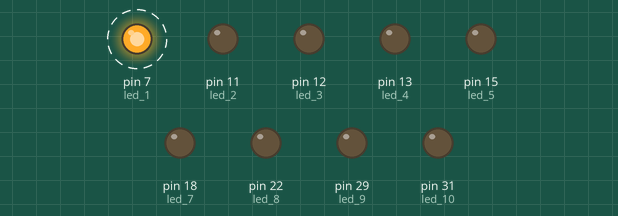
The program below on a simulated Jetson Nano (header pin numbers), started with the argument 1. On the bench: output pins drawn as LEDs (lit = HIGH). Dashed ring = blinking. What the program prints to the terminal is not drawn.

Above: at 0.5 s.
Timing chart, 0 to 4.6 s (numbered marks = the images above):
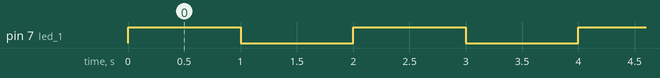

The program:

gpio.py
```python
import Jetson.GPIO as GPIO
import time
import sys

# mode state
signal = sys.argv[1]

#
led_1=7
led_2=11
led_3=12
#
led_4=13
led_5=15
led_6=16   # broken
led_7=18
#
led_8=22
led_9=29
led_10=31

# init gpio
def init():
    GPIO.setwarnings(False)
    GPIO.setmode(GPIO.BOARD)
    GPIO.setup(led_1, GPIO.OUT, initial=GPIO.LOW)
    GPIO.setup(led_2, GPIO.OUT, initial=GPIO.LOW)
    GPIO.setup(led_3, GPIO.OUT, initial=GPIO.LOW)
    GPIO.setup(led_4, GPIO.OUT, initial=GPIO.LOW)
    GPIO.setup(led_5, GPIO.OUT, initial=GPIO.LOW)
    # GPIO.setup(led_6, GPIO.OUT, initial=GPIO.LOW)
    GPIO.setup(led_7, GPIO.OUT, initial=GPIO.LOW)
    GPIO.setup(led_8, GPIO.OUT, initial=GPIO.LOW)
    GPIO.setup(led_9, GPIO.OUT, initial=GPIO.LOW)
    GPIO.setup(led_10, GPIO.OUT, initial=GPIO.LOW)

# less_car
def no_car():
    # close
    GPIO.output(led_2, GPIO.LOW)
    GPIO.output(led_3, GPIO.LOW)
    GPIO.output(led_3, GPIO.LOW)

    # yellow
    GPIO.output(led_1, GPIO.HIGH)
    time.sleep(1)
    GPIO.output(led_1, GPIO.LOW)
    time.sleep(1)

# middle
def middle_car():
    # green
    GPIO.output(led_4, GPIO.HIGH)
    time.sleep(5)
    # yellow
    GPIO.output(led_4, GPIO.LOW)
    GPIO.output(led_5, GPIO.HIGH)
    time.sleep(1)
    # red
    GPIO.output(led_5, GPIO.LOW)
    GPIO.output(led_7, GPIO.HIGH)
    time.sleep(5)
    GPIO.output(led_7, GPIO.LOW)

# many
def many_car():
    # green
    GPIO.output(led_8, GPIO.HIGH)
    time.sleep(10)
    # yellow
    GPIO.output(led_8, GPIO.LOW)
    GPIO.output(led_9, GPIO.HIGH)
    time.sleep(1)
    # red
    GPIO.output(led_9, GPIO.LOW)
    GPIO.output(led_10, GPIO.HIGH)
    time.sleep(10)
    GPIO.output(led_10, GPIO.LOW)

# main
def main(signal):
    try:
        if signal=='1':
            while True:
                no_car()
        elif signal=='2':
            while True:
                middle_car()
        elif signal=='3':
            while True:
                many_car()
        elif signal=='4':
            print("turn off")
    except KeyboardInterrupt:
        init()
        GPIO.cleanup()

# start
if __name__=='__main__':
    signal = sys.argv[1]
    print(signal)
    init()
    main(signal)
```

Measured:
- by itself, pin 7 (led_1): alternates HIGH for 1.0 s and LOW for 1.0 s
